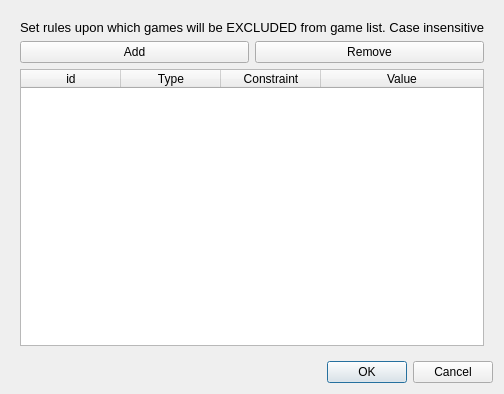
<?xml version="1.0" encoding="UTF-8"?>
<ui version="4.0">
 <class>Dialog</class>
 <widget class="QDialog" name="Dialog">
  <property name="geometry">
   <rect>
    <x>0</x>
    <y>0</y>
    <width>484</width>
    <height>394</height>
   </rect>
  </property>
  <property name="windowTitle">
   <string>Manage Game Filters</string>
  </property>
  <layout class="QGridLayout" name="gridLayout">
   <item row="0" column="0">
    <widget class="QFrame" name="frame">
     <property name="frameShape">
      <enum>QFrame::Shape::NoFrame</enum>
     </property>
     <property name="frameShadow">
      <enum>QFrame::Shadow::Raised</enum>
     </property>
     <layout class="QGridLayout" name="gridLayout_2">
      <item row="1" column="0">
       <layout class="QHBoxLayout" name="horizontalLayout">
        <item>
         <widget class="QPushButton" name="addButton">
          <property name="text">
           <string>Add</string>
          </property>
         </widget>
        </item>
        <item>
         <widget class="QPushButton" name="removeButton">
          <property name="text">
           <string>Remove</string>
          </property>
         </widget>
        </item>
       </layout>
      </item>
      <item row="2" column="0">
       <widget class="QTableWidget" name="filtersTableWidget">
        <property name="editTriggers">
         <set>QAbstractItemView::EditTrigger::NoEditTriggers</set>
        </property>
        <property name="selectionMode">
         <enum>QAbstractItemView::SelectionMode::SingleSelection</enum>
        </property>
        <property name="selectionBehavior">
         <enum>QAbstractItemView::SelectionBehavior::SelectRows</enum>
        </property>
        <attribute name="horizontalHeaderStretchLastSection">
         <bool>true</bool>
        </attribute>
        <attribute name="verticalHeaderStretchLastSection">
         <bool>false</bool>
        </attribute>
        <column>
         <property name="text">
          <string>id</string>
         </property>
        </column>
        <column>
         <property name="text">
          <string>Type</string>
         </property>
        </column>
        <column>
         <property name="text">
          <string>Constraint</string>
         </property>
        </column>
        <column>
         <property name="text">
          <string>Value</string>
         </property>
        </column>
       </widget>
      </item>
      <item row="0" column="0">
       <widget class="QLabel" name="gameFiltersManagerDescription">
        <property name="font">
         <font>
          <pointsize>10</pointsize>
         </font>
        </property>
        <property name="text">
         <string>Set rules upon which games will be EXCLUDED from game list. Case insensitive</string>
        </property>
       </widget>
      </item>
     </layout>
    </widget>
   </item>
   <item row="1" column="0">
    <widget class="QDialogButtonBox" name="buttonBox">
     <property name="orientation">
      <enum>Qt::Orientation::Horizontal</enum>
     </property>
     <property name="standardButtons">
      <set>QDialogButtonBox::StandardButton::Cancel|QDialogButtonBox::StandardButton::Ok</set>
     </property>
    </widget>
   </item>
  </layout>
 </widget>
 <resources/>
 <connections>
  <connection>
   <sender>buttonBox</sender>
   <signal>accepted()</signal>
   <receiver>Dialog</receiver>
   <slot>accept()</slot>
   <hints>
    <hint type="sourcelabel">
     <x>248</x>
     <y>254</y>
    </hint>
    <hint type="destinationlabel">
     <x>157</x>
     <y>274</y>
    </hint>
   </hints>
  </connection>
  <connection>
   <sender>buttonBox</sender>
   <signal>rejected()</signal>
   <receiver>Dialog</receiver>
   <slot>reject()</slot>
   <hints>
    <hint type="sourcelabel">
     <x>316</x>
     <y>260</y>
    </hint>
    <hint type="destinationlabel">
     <x>286</x>
     <y>274</y>
    </hint>
   </hints>
  </connection>
 </connections>
</ui>
